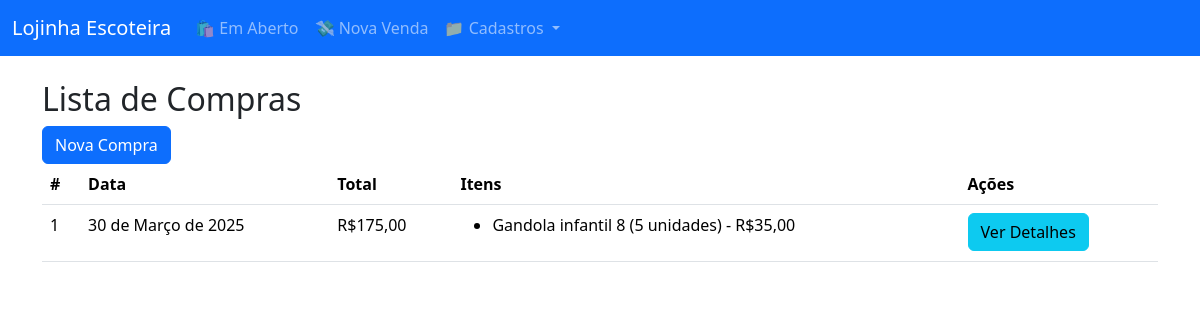
Before: /compras/ with the older database file.
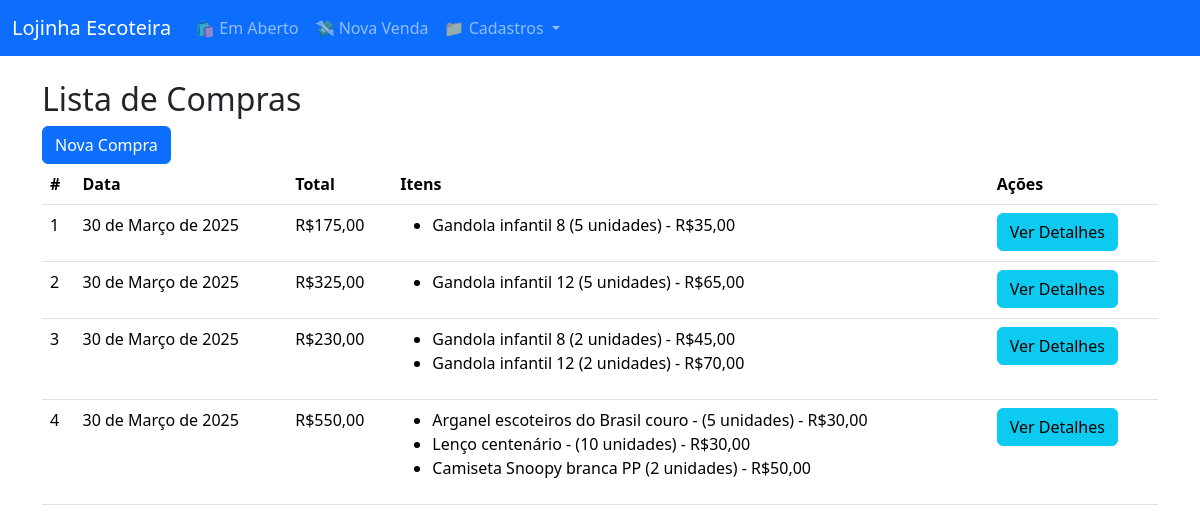
After: the same page with the newer database file.
### lojinha/models.py (models this page shows, shortened)
class Compra(models.Model):
    data = models.DateField(auto_now_add=True)
    fornecedor = models.CharField(max_length=200)
    total_gasto = models.DecimalField(max_digits=10, decimal_places=2, default=0)

class ItemCompra(models.Model):
    compra = models.ForeignKey(Compra, related_name='itens', on_delete=models.CASCADE)
    produto = models.ForeignKey(Produto, on_delete=models.CASCADE)
    quantidade = models.PositiveIntegerField(default=1)
    preco_unitario = models.DecimalField(max_digits=10, decimal_places=2)

class Produto(models.Model):
    nome = models.CharField(max_length=200)
    idade_tamanho=models.CharField(max_length=50,null=True, blank=True)
    preco = models.DecimalField(max_digits=10, decimal_places=2)
    estoque = models.IntegerField()

### lojinha/views.py (the view)
# urls.py: path('compras/', views.listar_compras, name='listar_compras'),
def listar_compras(request):
    compras = Compra.objects.all().prefetch_related('itens')  # Prefetch para otimizar a consulta
    return render(request, 'lojinha/listar_compras.html', {'compras': compras})

### lojinha/templates/lojinha/listar_compras.html
{% extends 'base.html' %}
{% block content %}
<h2>Lista de Compras</h2>
<a href="{% url 'nova_compra' %}" class="btn btn-primary">Nova Compra</a>
<table class="table">
    <thead>
        <tr>
            <th>#</th>
            <th>Data</th>
            <th>Total</th>
            <th>Itens</th>
            <th>Ações</th>
        </tr>
    </thead>
    <tbody>
        {% for compra in compras %}
            <tr>
                <td>{{ compra.id }}</td>
                <td>{{ compra.data }}</td>
                <td>R${{ compra.total_gasto }}</td>
                <td>
                    <ul>
                        {% for item in compra.itens.all %}
                            <li>{{ item.produto.nome }} {{ item.produto.idade_tamanho }} ({{ item.quantidade }} unidades) - R${{ item.preco_unitario }}</li>
                        {% endfor %}
                    </ul>
                </td>
                <td>
                    <a href="{% url 'detalhar_compra' compra.id %}" class="btn btn-info">Ver Detalhes</a>
                </td>
            </tr>
        {% endfor %}
    </tbody>
</table>
{% endblock %}

### templates/base.html (shortened to what this page needs)
<!DOCTYPE html>
<html lang="pt-br">
<head>
    <link href="https://cdn.jsdelivr.net/npm/bootstrap@5.3.3/dist/css/bootstrap.min.css" rel="stylesheet">
    <link rel="stylesheet" type="text/css" href="https://cdn.datatables.net/1.11.5/css/jquery.dataTables.min.css">
    <link rel="stylesheet" type="text/css" href="https://cdn.datatables.net/buttons/2.2.0/css/buttons.dataTables.min.css">
</head>
<body>
    <nav class="navbar navbar-expand-lg navbar-dark bg-primary mb-4">
        <div class="container-fluid">
          <a class="navbar-brand" href="/">Lojinha Escoteira</a>
          <div class="collapse navbar-collapse" id="navbarNavDropdown">
            <ul class="navbar-nav me-auto">
              <li class="nav-item">
                <a class="nav-link" href="{% url 'listar_vendas_abertas'%}">
                  🛍 Em Aberto
                </a>
              </li>
              <li class="nav-item">
                <a class="nav-link" href="{% url 'nova_venda' %}">
                  💸 Nova Venda
                </a>
              </li>
              <li class="nav-item dropdown">
                <a class="nav-link dropdown-toggle" href="#" role="button" data-bs-toggle="dropdown">
                  📁 Cadastros
                </a>
              </li>
            </ul>
          </div>
        </div>
      </nav>
    <div class="container">
        {% block content %}{% endblock %}
    </div>
</body>
</html>

Changed rows visible on the page:
added Compra: id "2", data "30 de Março de 2025", total_gasto "325,00"
added ItemCompra: produto.nome "Gandola infantil", produto.idade_tamanho "12", quantidade "5", preco_unitario "65,00", shown under "2"
added Compra: id "3", data "30 de Março de 2025", total_gasto "230,00"
added ItemCompra: produto.nome "Gandola infantil", produto.idade_tamanho "8", quantidade "2", preco_unitario "45,00", shown under "3"
added ItemCompra: produto.nome "Gandola infantil", produto.idade_tamanho "12", quantidade "2", preco_unitario "70,00", shown under "3"
added Compra: id "4", data "30 de Março de 2025", total_gasto "550,00"
added ItemCompra: produto.nome "Arganel escoteiros do Brasil couro", produto.idade_tamanho "-", quantidade "5", preco_unitario "30,00", shown under "4"
added ItemCompra: produto.nome "Lenço centenário", produto.idade_tamanho "-", quantidade "10", preco_unitario "30,00", shown under "4"
added ItemCompra: produto.nome "Camiseta Snoopy branca", produto.idade_tamanho "PP", quantidade "2", preco_unitario "50,00", shown under "4"
